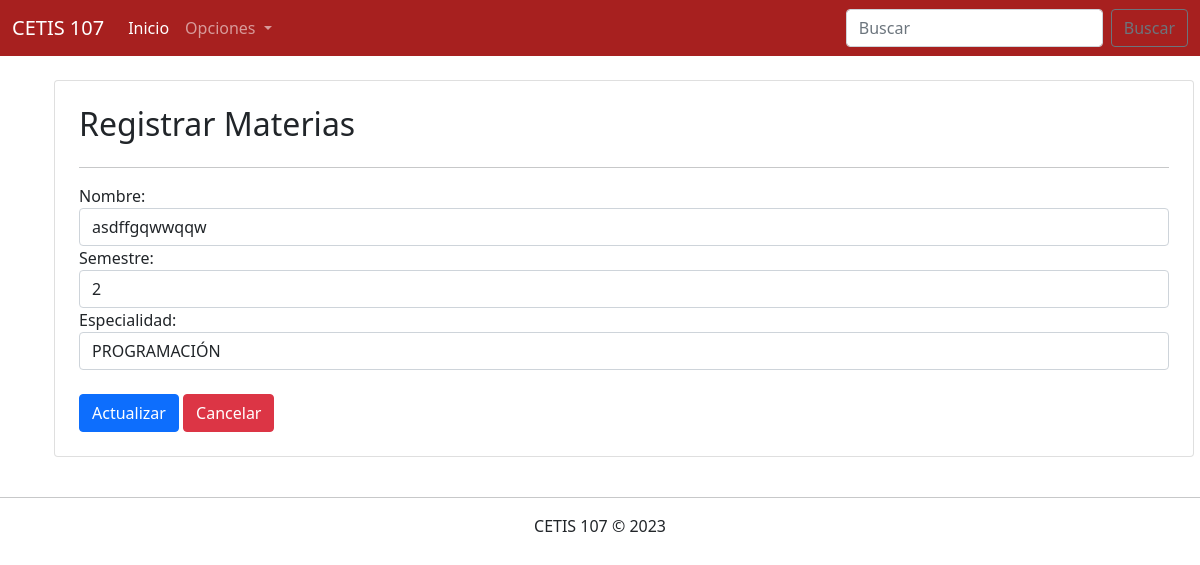
Page /parcial3/editarMaterias.php?id=1 on the committed database.
### tables this page shows
CREATE TABLE `materias` (
  `id` int(11) NOT NULL,
  `nombre` varchar(100) NOT NULL,
  `semestre` varchar(110) NOT NULL,
  `especialidad` varchar(110) NOT NULL
);

### parcial3/editarMaterias.php (the view, shortened to what this page needs)
<!DOCTYPE html>
<html lang="en">
<head>
    <link rel="stylesheet" href="css/bootstrap.css">
</head>
<body>
    <?php
        include 'menu.php';
        include 'conexion.php';
        $id = $_GET["id"];
        $sql = "SELECT * FROM materias WHERE id=".$id;
        $datos = $conexion->query($sql);
        $materias = $datos->fetch_assoc();
    ?>
    <div class="container">
        <div class="row">
            <div class="col-12 card m-4 p-4">
                <h2>Registrar Materias</h2><hr>
                <form action="ActualizarMaterias.php" method="POST">
                    <div class="form-group">
                        <label for="">Nombre:</label>
                        <input value="<?php echo $materias["nombre"]; ?>" name="nombre" type="text" class="form-control" placeholder="Teclea el nombre del materias" required>
                    </div>
                    <div class="form-group">
                        <label for="">Semestre:</label>
                        <input value="<?php echo $materias["semestre"]; ?>" name="semestre" type="number" class="form-control" placeholder="Teclea el semestre" required>
                    </div>
                    <div class="form-group">
                        <label for="">Especialidad:</label>
                        <select name="especialidad" class="form-control" required>
                            <option selected value="<?php echo $materias["especialidad"]; ?>"><?php echo $materias["especialidad"]; ?></option>
                        </select>
                    </div><br>
                    <div>
                        <input type="submit" value="Actualizar" class="btn btn-primary">
                        <a href="consultarMaterias.php" class="btn btn-danger">Cancelar</a>
                    </div>
                </form>
            </div>
        </div>
    </div>
    <footer class="text-center">
        <hr>
        CETIS 107 &copy; 2023
    </footer>
</body>
</html>

### rows in the picture
materias: nombre "asdffgqwwqqw", semestre "2", especialidad "PROGRAMACIÓN"
